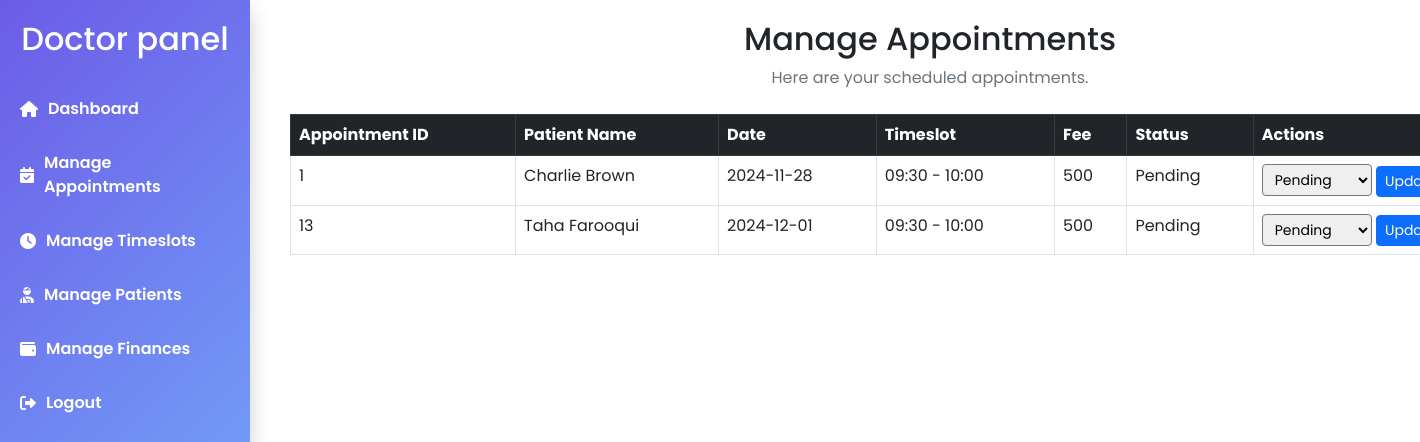
The app's page /doctor/manage_appointments.php (signed in) with its own data.
### tables this page shows
CREATE TABLE `appointment` (
  `AppointmentID` int(11) NOT NULL,
  `PatientID` int(11) NOT NULL,
  `DoctorID` int(11) NOT NULL,
  `Date` date NOT NULL,
  `Fee` double NOT NULL,
  `Status` enum('Missed','Cancelled','Completed','Pending') NOT NULL,
  `timeslot` varchar(255) NOT NULL
);

CREATE TABLE `patient` (
  `PatientID` int(11) NOT NULL,
  `UserID` int(11) NOT NULL,
  `BedID` int(11) NOT NULL,
  `FirstName` varchar(25) NOT NULL,
  `LastName` varchar(25) NOT NULL,
  `MedicalHistory` varchar(256) NOT NULL
);

### doctor/manage_appointments.php (the view, shortened to what this page needs)
<?php
include '../dbconfig.php';
$userID = $_SESSION['user_id'];
$query = "SELECT DoctorID FROM doctor WHERE UserID = ?";
$stmt = $conn->prepare($query);
$stmt->bind_param("i", $userID);
$stmt->execute();
$result = $stmt->get_result();
if ($result->num_rows === 1) {
    $doctorRow = $result->fetch_assoc();
    $doctorID = $doctorRow['DoctorID'];
} else {
    echo "<script>alert('Doctor record not found!'); window.location.href='../index.php';</script>";
    exit;
}
$query = "SELECT a.AppointmentID, a.PatientID, a.DoctorID, a.Date, a.Fee, a.Status, a.timeslot,
                 p.FirstName AS PatientFirstName, p.LastName AS PatientLastName
          FROM appointment a
          JOIN patient p ON a.PatientID = p.PatientID
          WHERE a.DoctorID = ?";
$stmt = $conn->prepare($query);
$stmt->bind_param("i", $doctorID);
$stmt->execute();
$result = $stmt->get_result();
?>
<!DOCTYPE html>
<html lang="en">
<head>
    <link href="https://cdn.jsdelivr.net/npm/bootstrap@5.3.0/dist/css/bootstrap.min.css" rel="stylesheet">
</head>
<body>
    <?php include 'sidebar.php'; ?>
    <div class="container main-content">
        <h2 class="text-center">Manage Appointments</h2>
        <p class="text-center text-secondary">Here are your scheduled appointments.</p>
        <table class="table table-hover table-bordered mt-4">
            <thead class="table-dark">
                <tr>
                    <th>Appointment ID</th>
                    <th>Patient Name</th>
                    <th>Date</th>
                    <th>Timeslot</th>
                    <th>Fee</th>
                    <th>Status</th>
                    <th>Actions</th>
                </tr>
            </thead>
            <tbody>
                <?php while ($row = $result->fetch_assoc()): ?>
                <tr>
                    <td><?php echo htmlspecialchars($row['AppointmentID']); ?></td>
                    <td><?php echo htmlspecialchars($row['PatientFirstName'] . ' ' . $row['PatientLastName']); ?></td>
                    <td><?php echo htmlspecialchars($row['Date']); ?></td>
                    <td><?php echo htmlspecialchars($row['timeslot']); ?></td>
                    <td><?php echo htmlspecialchars($row['Fee']); ?></td>
                    <td><?php echo htmlspecialchars($row['Status']); ?></td>
                    <td class="table-actions">
                        <form method="POST" action="update_appointment_status.php" style="display: inline-block;">
                            <select name="status" class="form-select-sm" required>
                                <option value="Pending" <?php echo $row['Status'] === 'Pending' ? 'selected' : ''; ?>>Pending</option>
                            </select>
                            <button type="submit" class="btn btn-primary btn-sm">Update</button>
                        </form>
                    </td>
                </tr>
                <?php endwhile; ?>
            </tbody>
        </table>
    </div>
</body>
</html>

### doctor/manage_appointments.php (style rules this page uses)
body { background-color: #f8f9fa; font-family: Arial, sans-serif; }
.table-actions button { margin-right: 5px; }

### doctor/sidebar.php (style rules this page uses)
body { font-family: 'Poppins', sans-serif; margin: 0; padding: 0; }
.main-content { margin-left: 270px; padding: 20px; min-height: 100vh; }

### records on screen
appointment: AppointmentID "1", PatientID.LastName "Charlie Brown", Date "2024-11-28", timeslot "09:30 - 10:00", Fee "500", Status "Pending", status "Pending"
appointment: AppointmentID "13", PatientID.LastName "Taha Farooqui", Date "2024-12-01", timeslot "09:30 - 10:00", Fee "500", Status "Pending", status "Pending"
